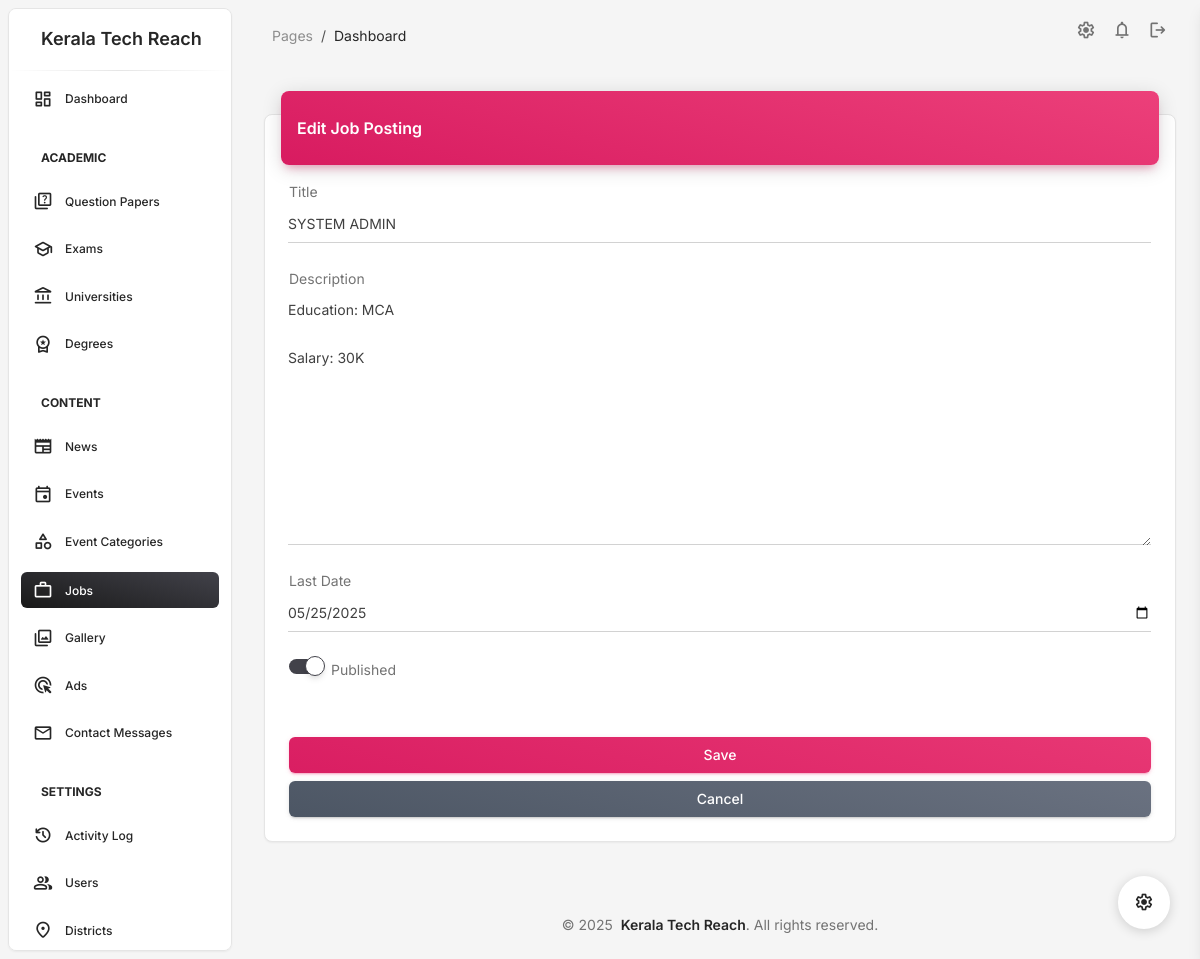
The page /admindashboard/jobs/1/edit/ (signed in) on the database its author committed.
### admindashboard/models.py (models this page shows, shortened)
class Job(models.Model):
    title = models.CharField(max_length=255)
    description = models.TextField()
    last_date = models.DateField()
    updated_at = models.DateTimeField(auto_now=True)
    is_published = models.BooleanField(default=False)
    created_by = models.ForeignKey('UserProfile', on_delete=models.CASCADE)

### admindashboard/views/jobs.py (the view)
# urls.py: path('jobs/<int:pk>/edit/', job_edit, name='job_edit'),
@login_required
def job_edit(request, pk):
    job = get_object_or_404(Job, pk=pk)
    if request.method == 'POST':
        form = JobForm(request.POST, instance=job)
        if form.is_valid():
            form.save()
            log_activity(
                user=request.user,
                action="Updated job posting",
                details=f"Updated job posting: {job.title}",
                request=request
            )
            messages.success(request, 'Job posting updated successfully.')
            return redirect('admindashboard:job_list')
    else:
        form = JobForm(instance=job)
    return render(request, 'admindashboard/jobs/form.html', {
        'form': form,
        'title': 'Edit Job Posting',
        'job': job
    })

### admindashboard/forms.py
class JobForm(forms.ModelForm):
    class Meta:
        model = Job
        fields = ['title', 'description', 'last_date', 'is_published']
        widgets = {
            'title': forms.TextInput(attrs={'class': 'form-control'}),
            'description': forms.Textarea(attrs={'class': 'form-control'}),
            'last_date': forms.DateInput(attrs={'class': 'form-control', 'type': 'date'}),
            'is_published': forms.CheckboxInput(attrs={'class': 'form-check-input'}),
        }

### admindashboard/templates/admindashboard/jobs/form.html (shortened to what this page needs)
{% extends 'admindashboard/base.html' %}
{% load static %}
{% block content %}
<div class="container-fluid py-4">
    <div class="row">
        <div class="col-12">
            <div class="card my-4">
                <div class="card-header p-0 position-relative mt-n4 mx-3 z-index-2">
                    <div class="bg-gradient-primary shadow-primary border-radius-lg pt-4 pb-3">
                        <h6 class="text-white text-capitalize ps-3">{{ title }}</h6>
                    </div>
                </div>
                <div class="card-body px-4 pb-2">
                    <form method="post">
                        <div class="input-group input-group-static mb-4">
                            <label>Title</label>
                            {{ form.title }}
                        </div>
                        <div class="input-group input-group-static mb-4">
                            <label>Description</label>
                            {{ form.description }}
                        </div>
                        <div class="input-group input-group-static mb-4">
                            <label>Last Date</label>
                            {{ form.last_date }}
                        </div>
                        <div class="form-check form-switch mb-4">
                            {{ form.is_published }}
                            <label class="form-check-label" for="{{ form.is_published.id_for_label }}">
                                Published
                            </label>
                        </div>
                        <div class="text-center">
                            <button type="submit" class="btn bg-gradient-primary w-100 my-4 mb-2">Save</button>
                            <a href="{% url 'admindashboard:job_list' %}" class="btn bg-gradient-secondary w-100">Cancel</a>
                        </div>
                    </form>
                </div>
            </div>
        </div>
    </div>
</div>
{% endblock %}

### rows shown on the page
Job: title "SYSTEM ADMIN", description "Education: MCA Salary: 30K", last_date "05/25/2025", is_published "☑"

### other values the page prints
{{ title }} "Edit Job Posting"
